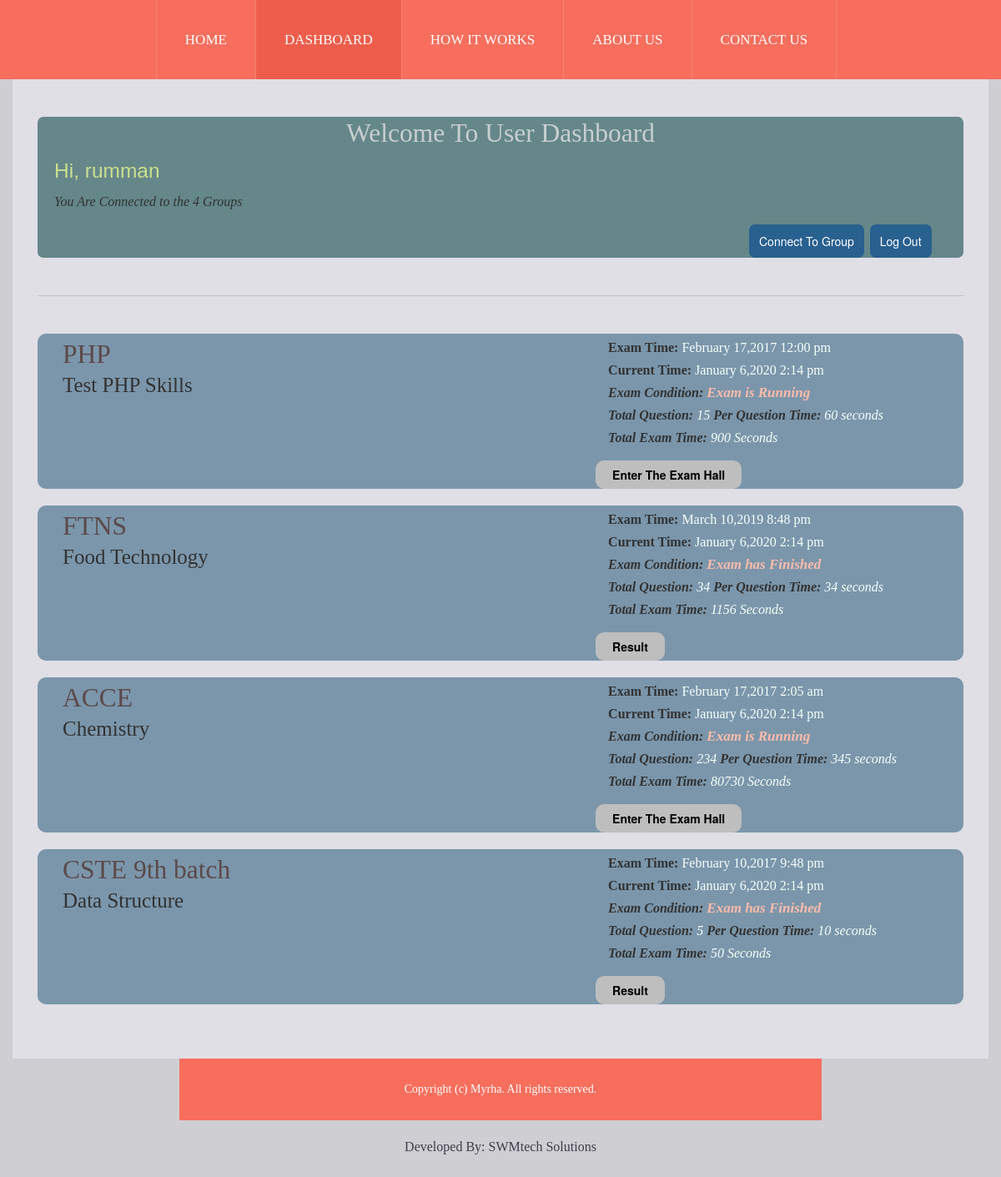
The page /userdashboard.php (signed in) on the database its author committed.
### tables this page shows
CREATE TABLE `examgroups` (
  `id` int(11) NOT NULL,
  `groupName` varchar(255) NOT NULL,
  `examName` varchar(255) NOT NULL,
  `totalQuestion` int(11) NOT NULL,
  `totalExamShowQues` int(11) NOT NULL,
  `examRunningTime` int(11) NOT NULL,
  `eachQuestionTime` int(11) NOT NULL,
  `startingTime` datetime NOT NULL,
  `admin_id` int(11) NOT NULL,
  `admin_code` varchar(255) NOT NULL,
  `groupToken` varchar(255) NOT NULL
);

### lib/Session.php (called while the page is built, shortened)
<?php
  class Session{
     public static function get($key){
          if (isset($_SESSION[$key])) {
           return $_SESSION[$key];
          } else {
           return false;
          }
     }
  }
?>

### lib/Database.php (called while the page is built, shortened)
<?php
Class Database{
	public $host   = DB_HOST;
	public $user   = DB_USER;
	public $pass   = DB_PASS;
	public $dbname = DB_NAME;
	public $link;
	private function connectDB(){
	$this->link = new mysqli($this->host, $this->user, $this->pass, $this->dbname);
   }
   public function select($query,$type,$arr,$column)
	{
		$stmt = $this->link->prepare($query) or die($this->link->error.__LINE__);
        if(empty($column)){
        	if(empty($type) || empty($arr)){
        		$stmt->execute();
        		$stmt = $stmt->get_result();
        	}else{
        	 call_user_func_array(array($stmt, 'bind_param'), array_merge($type, $arr));
        	 $stmt->execute();
        	 $stmt = $stmt->get_result();
        	}
        }
		if($stmt->num_rows>0){
			return $stmt;
		}
		else{
			return false;
		}
	 }
 }
?>

### classes/User.php (called while the page is built, shortened)
<?php
  $filepath = realpath(dirname(__FILE__));
  include_once ($filepath."/../lib/Database.php");
?>
<?php
   class User
 {
	  	private $db;
	  	private $fm;
	  	function __construct()
	  	{
	  		$this->db = new Database();
	  		$this->fm = new Format();
	  	}
	  	public function checkuserhasgroup($userid){
            $userid = $this->fm->validation($userid);
        	$userid = mysqli_real_escape_string($this->db->link,$userid);
           $query = "SELECT * from usersforexamgroups where student_id=? order by id DESC";
        $result = $this->db->select($query,array('i'),array(&$userid),array());
        	if($result)
        		return $result;
        	else
        		return false;
	  	}
        public function detailsuserexamgroup($id,$gtoken){
              $id = $this->fm->validation($id);
              $id = mysqli_real_escape_string($this->db->link,$id);
              $gtoken = mysqli_real_escape_string($this->db->link,$gtoken);
              $query = "SELECT * from examgroups where id=? AND groupToken=?";
              $result = $this->db->select($query,array('is'),array(&$id,&$gtoken),array());
              if($result)
                return $result;
              else
                return false;
        }
 }

### helpers/format.php (called while the page is built, shortened)
<?php
class Format
{
	public function DateFormat($date)
	{
         return date("F j,Y  g:i a",strtotime($date));
	}
	public function validation($data)
	{
		$data = trim($data);
		$data = stripcslashes($data);
		$data = htmlspecialchars($data);
		$data = strip_tags($data);
		return $data;
	}
}
?>

### classes/Answer.php (called while the page is built, shortened)
<?php
  $filepath = realpath(dirname(__FILE__));
  include_once ($filepath."/../lib/Database.php");
  include_once ($filepath."/../helpers/format.php");
?>
<?php
   class Answer
  {
	  	private $db;
	  	function __construct()
	  	{
	  		$this->db = new Database();
	  	}
      public function userresultseeconfirm($gid){
        $pubval = 1;
         $query = "SELECT * from answer where  publish = ? AND gid = ?";
         $result = $this->db->select($query,array('ii'),array(&$pubval,&$gid),array());
             if($result){
              return  $result;
            }else{
              return false;
            }
      }
  }

### userdashboard.php (the view, shortened to what this page needs)
<?php
include 'lib/Session.php';
include('includes/header.php');
include('includes/menu.php');
?>
<?php
   $userid = Session::get('uid');
   $msg = $us->checkuserhasgroup($userid);
?>
<div class="container bg-light-gray">
 <div class="main-content">
 <section>
  <div class="featured-content">
    <div class="row-fluid">
     <div class="addashmain">
	      <h2>Welcome To User Dashboard</h2>
	      <h3>Hi, <?php echo Session::get('userusername')?></h3>
	      <?php
            if(!$msg)
              echo "<p style='color:mintcream;'><i>You Are Not Connected Any Group.Please Connect Now</i></p>";
            else{
            	$i=0;
            	while ($value = $msg->fetch_assoc()) {
            		$i++;
            	}
            	echo "<p><i>You Are Connected to the ".$i." Groups</i></p>";
            }
	      ?>
	      <span style="margin-left: 850px;">
	      <a href="userconnectgroup.php"><input type="submit" name="cg" value="Connect To Group" name=""></a>
	      <a href="?usaction=uslogout"><input type="submit" name="lg" value="Log Out" name=""></span></a>
	      <br>
     </div>
    </div>
   </div>
   </section>
   <div class="ruler"></div>
   <section>
   <div class="featured-content">
    <?php
    $dt = new DateTime('now', new DateTimeZone('Asia/Dhaka'));
    $st =  $dt->format('Y-m-d H:i:s');
    $result = $us->checkuserhasgroup($userid);
    if($result){
    	while ($value = $result->fetch_assoc()) {
         $group_id = $value['group_id'];
         $group_token = $value['group_token'];
         $query = $us->detailsuserexamgroup($group_id,$group_token);
         if($query){
            while ($res = $query->fetch_assoc()) {
         $tgtq = $res['totalExamShowQues'];
         $ck='f';
         $ck1='f';
         $totalext = $res['examRunningTime'];
         $datatime1 = $res['startingTime'];
         $datatime = new DateTime($datatime1, new DateTimeZone('Asia/Dhaka'));
         $dt = new DateTime($datatime1, new DateTimeZone('Asia/Dhaka'));
         $dt1 =  $dt->format('Y-m-d H:i:s');
         $datatime->add(new DateInterval('P0M0DT0H'.$totalext.'M0S'));
         $newtime =  $datatime->format('Y-m-d H:i:s');
         if($dt1>$st){
         	$examcon = "Exam Not Start";
          $ck = '';
         }elseif($dt1<$st && $newtime>$st){
         	$examcon = "Exam is Running";
          $ck = '';
         }elseif($st>$newtime){
         	$examcon = "Exam has Finished";
          $ck1 = '';
         }else{
         	$examcon = "";
         }
    ?>
	    <div class="row-fluid eachgr">
	      <div class="span7">
	         <h2><?php echo $res['groupName'];?></h2>
	         <p style="font-size: 25px;margin-left: 30px;"><?php echo $res['examName'];?></p>
	      </div>
	      <div class="span5">
	      <p><strong>Exam Time: </strong><span style="color:mintcream"><?php echo $fm->DateFormat($dt1);?></span></p>
	      <p style="margin-top: -12px;"><strong>Current Time: </strong><span style="color:mintcream"><?php echo $fm->DateFormat($st);?></span></p>
	         <p style="margin-top: -12px;">
	         <i><strong>Exam Condition: </strong><span style="color:#ffbba9;font-weight: bold;font-size: 17px;"><?php echo $examcon; ?></span></i></p>
	         <p style="margin-top: -12px;">
	         <i><strong> Total Question: </strong><span style="color:mintcream"><?php echo $res['totalExamShowQues']; ?></span></i>
           <i><strong> Per Question Time: </strong><span style="color:mintcream"><?php echo $res['eachQuestionTime'];?> seconds</span></i>
	         </p>
           <p style="margin-top: -12px;">
             <i><strong> Total Exam Time: </strong><span style="color:mintcream"><?php echo ($res['totalExamShowQues']*$res['eachQuestionTime']); ?> Seconds</span></i>
           </p>
            <?php
                 if($ck1=='f') {?>
           <a href="examhall.php?egid=<?php echo $group_id ;?>&gtok=<?php echo $group_token;?>"><input type="submit" name="viewgrp" value="Enter The Exam Hall"></a>
            <?php } ?>
	          <?php
                 if($ck=='f') {?>
                 <?php
                 $cnfm = $as->userresultseeconfirm($group_id);
                 if(!$cnfm)  { ?>
                   <input onclick = "confirm('Result Not Published Yet')" type="submit" name="addquestion" value="Result">
                <?php } else{
                 ?>
                  <a href="userresult.php?resid=<?php echo $userid;?>&regpid=<?php echo $group_id;?>&tgtq=<?php echo $tgtq;?>"><input type="submit" name="addquestion" value="Result"></a>
               <?php  } } ?>
	      </div>
	   </div>
	   <br>
   <?php } } } }?>
   </div>
   </section>
 </div>
</div>
<?php
include('includes/footer.php');
?>

### css/custom-styles.css (style rules this page uses)
body { font-family: 'open_sansregular';background: #cfced3; font-size: 14px; }
h1, h2, h3, h4, h5, h6 { margin:0; font-weight: normal; }
h2 { font-family: 'fjalla_oneregular'; }
a { transition:all 1s; }
p { color: #6f6e74; font-size: 14px; line-height: 24px; padding-bottom: 15px;margin: 0; font-family: 'latoregular'; }
.bg-light-gray { background: #e0dfe5; }
.ruler { border-top: 1px solid #c1c0c6; }
.main-content { padding: 0 30px; }
.featured-content { padding: 45px 0; }

### css/component.css (style rules this page uses)
*, *:after, *::before { -webkit-box-sizing: border-box; -moz-box-sizing: border-box; box-sizing: border-box; }
body { font-family: 'Raleway', sans-serif; }

### css/style.css (style rules this page uses)
.addashmain { background: #658789; border-radius: 7px; }
.addashmain h2 { text-align: center; color: #c8cece; }
.addashmain h3 { margin: 5px; margin-left: 20px; margin-bottom: 0px; color: #cce08e; }
.addashmain p { margin: 5px; margin-left: 20px; margin-bottom: 0px; color: #323232; font-size: 16px; }
.addashmain input { margin-left: 300px; }
.addashmain input[type=submit] { padding: 10px 12px; border-radius: 7px; background:#286090; color: #fff; border:none; margin-left: 3px; }
.eachgr { background: #7B96AB; border-radius: 10px; }
.eachgr h2 { margin:5px; margin-left: 30px; margin-bottom: 0px; color: #5c4949; }
.eachgr p { margin: 5px; margin-left: 20px; margin-bottom: 0px; color: #323232; font-size: 16px; }
.eachgr input[type=submit] { padding: 7px 20px; border: none; border-radius: 10px; margin-left: 5px; box-sizing: border-box; background: #BEBEBE; font-weight: bold; }

### rows shown on the page
examgroups: groupName "PHP", examName "Test PHP Skills", startingTime "February 17,2017 12:00 pm", startingTime "Exam is Running", totalExamShowQues "15", eachQuestionTime "60", $res['totalExamShowQues']*$res['eachQuestionTime'] "900"
examgroups: groupName "FTNS", examName "Food Technology", startingTime "March 10,2019 8:48 pm", startingTime "Exam has Finished", totalExamShowQues "34", eachQuestionTime "34", $res['totalExamShowQues']*$res['eachQuestionTime'] "1156"
examgroups: groupName "ACCE", examName "Chemistry", startingTime "February 17,2017 2:05 am", startingTime "Exam is Running", totalExamShowQues "234", eachQuestionTime "345", $res['totalExamShowQues']*$res['eachQuestionTime'] "80730"
examgroups: groupName "CSTE 9th batch", examName "Data Structure", startingTime "February 10,2017 9:48 pm", startingTime "Exam has Finished", totalExamShowQues "5", eachQuestionTime "10", $res['totalExamShowQues']*$res['eachQuestionTime'] "50"

### other values the page prints
Session::get('userusername') "rumman"
$i "4"
